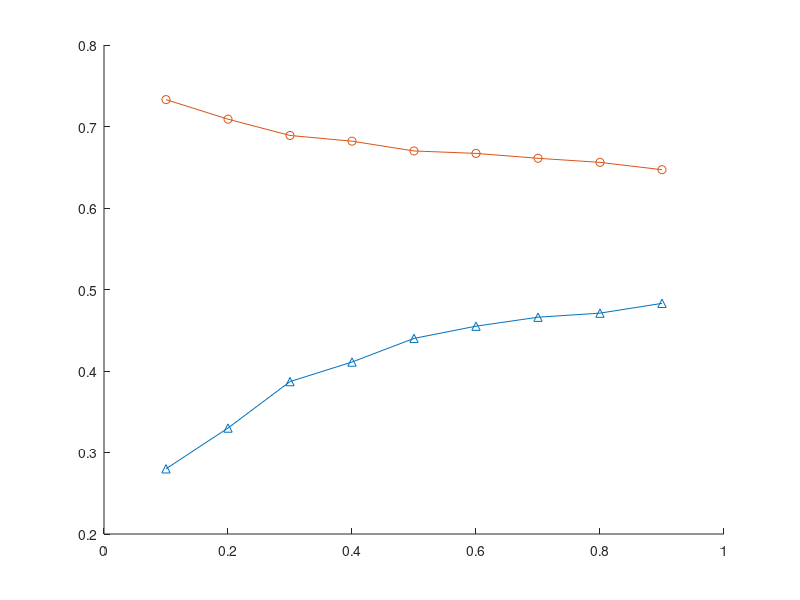

This chart was generated by the following MATLAB code: (Note: this script raises an error after producing the figure.)
%rcv1-v2
x = [0.1 0.2 0.3 0.4 0.5 0.6 0.7 0.8 0.9];
% 1:PA 2:BPAs 3:Confidit
precision = [0.280	0.330	0.387	0.411	0.440	0.455	0.466	0.471	0.483];

recall = [0.733	0.709	0.689	0.682	0.670	0.667	0.661	0.656	0.647];

OneError = [0.222	0.225	0.226	0.226	0.228	0.232	0.237	0.241	0.256];

Hammingloss = [0.038	0.037	0.036	0.036	0.036	0.035	0.035	0.036	0.036];

Cardinality = [1.396	1.723	2.081	2.260	2.481	2.584	2.672	2.730	2.834];

a = plot(x,precision,'-^',x,recall,'-o',x,OneError,'-X',x,Hammingloss, '-*');
a.set('Markersize',16);
axis([0 1 0 1])
xlabel('the values of epsilon');
ylabel('Rate of multilabels');
title('The performance of BPAs by different epsilon value in MediaMill ');
b = legend(['Recall'],['Precision'],['OneError'],['Hamming loss']);
b.set('FontSize',18);

%a = plot(x,Cardinality,'-+');
%a.set('Markersize',16);
%axis([0 1 1 3])
%xlabel('the values of epsilon');
%ylabel('Cardinality');
%title('The performance of BPAs by different epsilon in MediaMill ');
%b = legend(['Cardinality']);
%b.set('FontSize',18);
%grid on